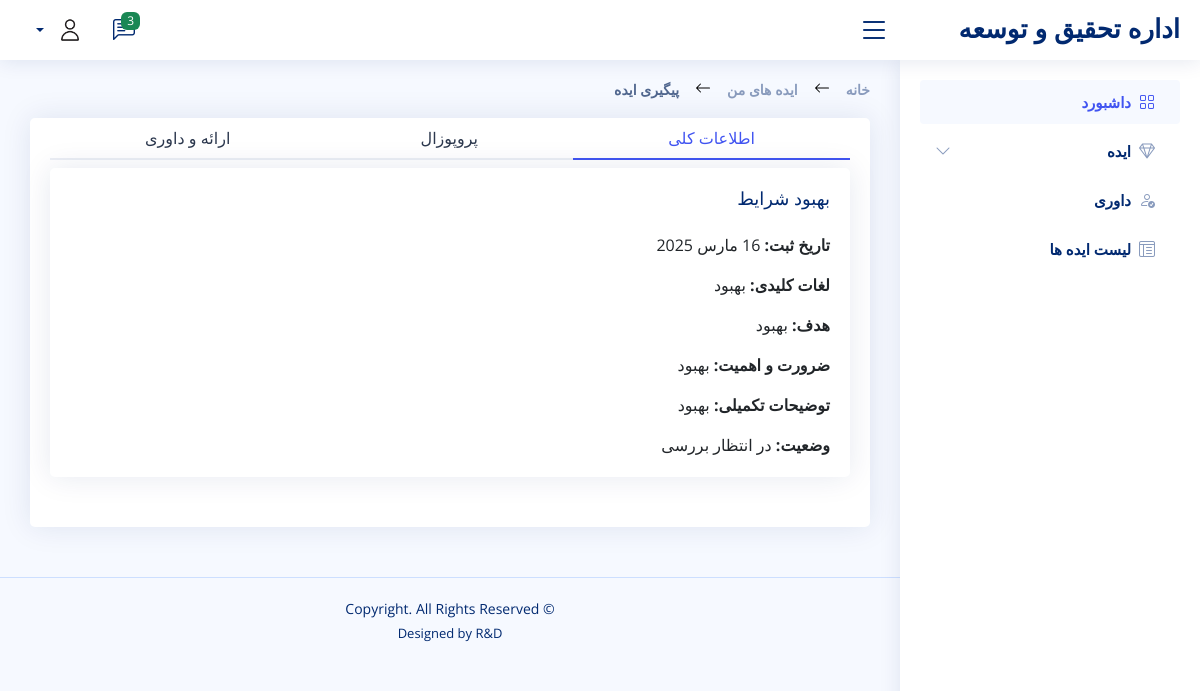
Screenshot of /home/track-idea/20250316-01/ (signed in) with the database file from the repository.
### dashboard/models.py (models this page shows, shortened)
class Idea(models.Model):
    title = models.CharField(max_length=255, verbose_name="عنوان ایده نوآورانه")
    keywords = models.CharField(max_length=255, verbose_name='کلمات کلیدی')
    goal = models.CharField(max_length=255, verbose_name="هدف ایده")
    importance = models.TextField(verbose_name="ضرورت و اهمیت ایده")
    details = models.TextField(verbose_name="توضیحات تکمیلی")
    date = models.DateField(verbose_name="تاریخ")
    identifier = models.CharField(max_length=20, verbose_name="شماره")
    proposal = models.OneToOneField(Proposal, null=True, blank=True, on_delete=models.CASCADE)
    user = models.ForeignKey(settings.AUTH_USER_MODEL, on_delete=models.CASCADE)
    status = models.CharField(max_length=20, verbose_name="وضعیت")

### dashboard/views.py (the view, shortened to what this page needs)
# urls.py: path('home/track-idea/<str:identifier>/', track_idea, name='track_idea'),
@login_required
def track_idea(request, identifier):
    idea = Idea.objects.get(identifier=identifier)
    presentation, created = Presentation.objects.get_or_create(idea=idea)
    is_submitter = request.user == idea.user
    is_judge = JudgeEvaluation.objects.filter(idea=idea, judge=request.user).exists()
    is_employee = request.user.groups.filter(name='employee').exists()
    if is_submitter:
        if request.method == 'POST':
            user_presentation_form = UserPresentationForm(request.POST, request.FILES, instance=presentation)
            if user_presentation_form.is_valid():
                user_presentation_form.save()
                return redirect('track_idea', identifier=idea.identifier)
        else:
            user_presentation_form = UserPresentationForm(instance=presentation)
        return render(request, 'track-idea.html', {
            'idea': idea,
            'presentation': presentation,
            'user_presentation_form': user_presentation_form,
            'is_submitter': is_submitter,
        })
    else:
        return HttpResponse('Unauthorized', status=403)

### dashboard/templatetags/auth_extras.py (called while the page is built)
@register.filter(name='has_group')
def has_group(user, group_name):
    return user.groups.filter(name=group_name).exists()

### templates/track-idea.html (shortened to what this page needs)
{% extends "base.html" %}
{% block content %}
<main id="main" class="main">
    <div class="pagetitle">
      <nav>
        <ol class="breadcrumb">
          <li class="breadcrumb-item"><a href="/home">خانه</a></li>
          <li class="breadcrumb-item"><a href="/home/user-ideas">ایده های من</a></li>
          <li class="breadcrumb-item active">پیگیری ایده</li>
        </ol>
      </nav>
    </div>
    <div class="card">
        <div class="card-body">
          <ul class="nav nav-tabs nav-tabs-bordered d-flex" id="borderedTabJustified" role="tablist">
            <li class="nav-item flex-fill" role="presentation">
              <button class="nav-link w-100 active" id="home-tab" data-bs-toggle="tab" data-bs-target="#idea" type="button" role="tab" aria-controls="home" aria-selected="true">اطلاعات کلی</button>
            </li>
            <li class="nav-item flex-fill" role="presentation">
              <button class="nav-link w-100" id="profile-tab" data-bs-toggle="tab" data-bs-target="#proposal" type="button" role="tab" aria-controls="profile" aria-selected="false">پروپوزال</button>
            </li>
            <li class="nav-item flex-fill" role="presentation">
              <button class="nav-link w-100" id="contact-tab" data-bs-toggle="tab" data-bs-target="#referee" type="button" role="tab" aria-controls="contact" aria-selected="false">ارائه و داوری</button>
            </li>
          </ul>
            <div class="tab-content pt-2" id="borderedTabJustifiedContent">
                <div class="tab-pane fade show active" id="idea" role="tabpanel" aria-labelledby="idea-tab">
                    <div class="card">
                        <div class="card-body">
                            <h5 class="card-title">{{ idea.title }}</h5>
                            <p class="card-text"><strong>تاریخ ثبت:</strong> {{ idea.date }}</p>
                            <p class="card-text"><strong>لغات کلیدی:</strong> {{ idea.keywords }}</p>
                            <p class="card-text"><strong>هدف:</strong> {{ idea.goal }}</p>
                            <p class="card-text"><strong>ضرورت و اهمیت:</strong> {{ idea.importance }}</p>
                            <p class="card-text"><strong>توضیحات تکمیلی:</strong> {{ idea.details }}</p>
                            <p class="card-text">
                                <strong>وضعیت:</strong>
                                {% if idea.status == 'pending' %}
                                    در انتظار بررسی
                                {% elif idea.status == 'rejected' %}
                                    رد شده
                                {% elif idea.status == 'proposal' %}
                                    پروپوزال
                                {% elif idea.status == 'referee' %}
                                    داوری
                                {% elif idea.status == 'approved' %}
                                    تایید شده
                                {% endif %}
                            </p>
                        </div>
                    </div>
                </div>
        </div>
      </div>
  </main>
  {% endblock %}

### static/assets/css/style.css (style rules this page uses)
:root { scroll-behavior: smooth; }
body { font-family: "Open Sans", sans-serif; background: #f6f9ff; color: #444444; }
a { color: #4154f1; text-decoration: none; }
h1, h2, h3, h4, h5, h6 { font-family: "Nunito", sans-serif; }
#main { margin-top: 60px; padding: 20px 30px; transition: all 0.3s; }
.pagetitle { margin-bottom: 10px; }
.card { margin-bottom: 30px; border: none; border-radius: 5px; box-shadow: 0px 0 30px rgba(1, 41, 112, 0.1); }
.card-title { padding: 20px 0 15px 0; font-size: 18px; font-weight: 500; color: #012970; font-family: "Poppins", sans-serif; }
.card-body { padding: 0 20px 20px 20px; }
.breadcrumb { font-size: 14px; font-family: "Nunito", sans-serif; color: #899bbd; font-weight: 600; left: 0; }
.breadcrumb a { color: #899bbd; transition: 0.3s; }
.breadcrumb .breadcrumb-item::before { color: #899bbd; }
.breadcrumb .active { color: #51678f; font-weight: 600; }
.nav-tabs-bordered { border-bottom: 2px solid #ebeef4; }
.nav-tabs-bordered .nav-link { margin-bottom: -2px; border: none; color: #2c384e; }
.nav-tabs-bordered .nav-link.active { background-color: #fff; color: #4154f1; border-bottom: 2px solid #4154f1; }
@media (min-width: 1200px) { #main, #footer { margin-right: 300px; } }

### templates/track-idea.html (style rules this page uses)
.breadcrumb { direction: rtl; }
.card-body { overflow: visible !important; }
.breadcrumb-item + .breadcrumb-item::before { vertical-align: middle; margin: 0 0.5rem; }
body { direction: rtl; }

### rows the page displays
Idea: title "بهبود شرایط", date "16 مارس 2025", keywords "بهبود", goal "بهبود", importance "بهبود", details "بهبود"
